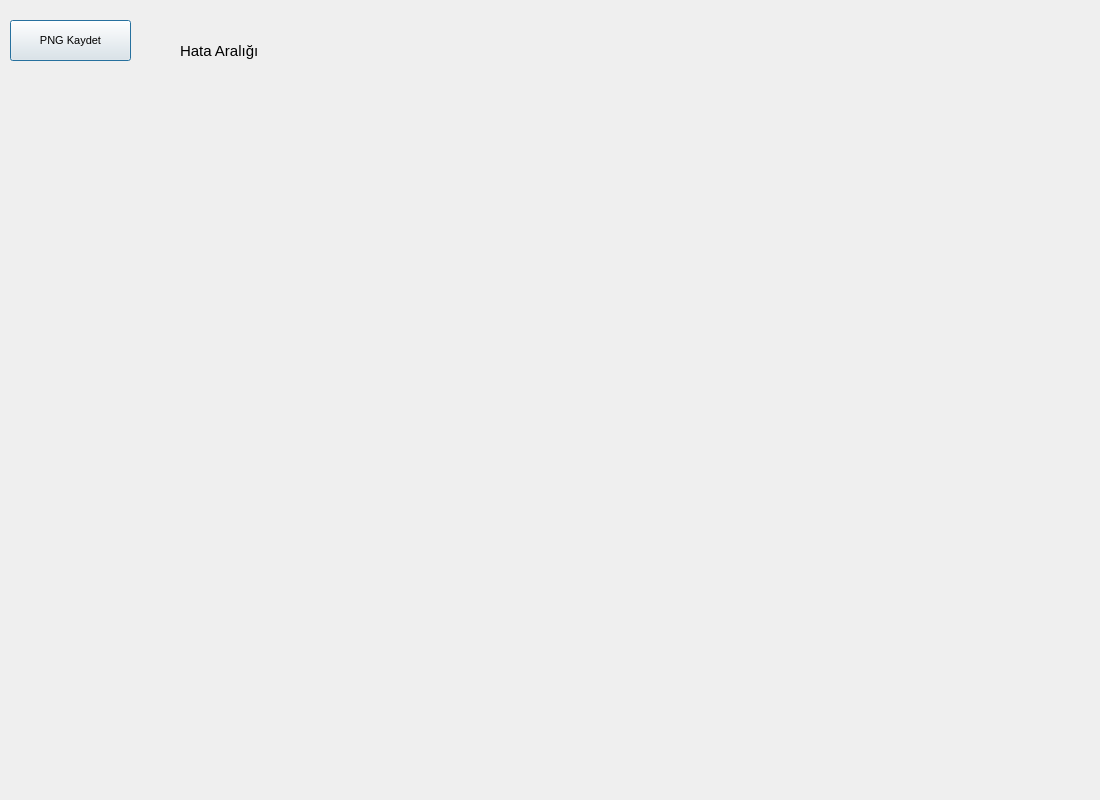
<?xml version="1.0" encoding="UTF-8"?>
<ui version="4.0">
 <class>Dialog</class>
 <widget class="QDialog" name="Dialog">
  <property name="geometry">
   <rect>
    <x>0</x>
    <y>0</y>
    <width>1100</width>
    <height>800</height>
   </rect>
  </property>
  <property name="maximumSize">
   <size>
    <width>1100</width>
    <height>800</height>
   </size>
  </property>
  <property name="windowTitle">
   <string>Dialog</string>
  </property>
  <widget class="QWidget" name="widget_Radar" native="true">
   <property name="geometry">
    <rect>
     <x>10</x>
     <y>110</y>
     <width>1071</width>
     <height>671</height>
    </rect>
   </property>
  </widget>
  <widget class="QLabel" name="lbl_HataAraligi">
   <property name="geometry">
    <rect>
     <x>180</x>
     <y>20</y>
     <width>751</width>
     <height>61</height>
    </rect>
   </property>
   <property name="font">
    <font>
     <pointsize>11</pointsize>
    </font>
   </property>
   <property name="text">
    <string>Hata Aralığı</string>
   </property>
  </widget>
  <widget class="QPushButton" name="btn_pngKaydetRadar">
   <property name="geometry">
    <rect>
     <x>10</x>
     <y>20</y>
     <width>121</width>
     <height>41</height>
    </rect>
   </property>
   <property name="font">
    <font>
     <pointsize>8</pointsize>
    </font>
   </property>
   <property name="text">
    <string>PNG Kaydet</string>
   </property>
  </widget>
 </widget>
 <resources/>
 <connections/>
</ui>
